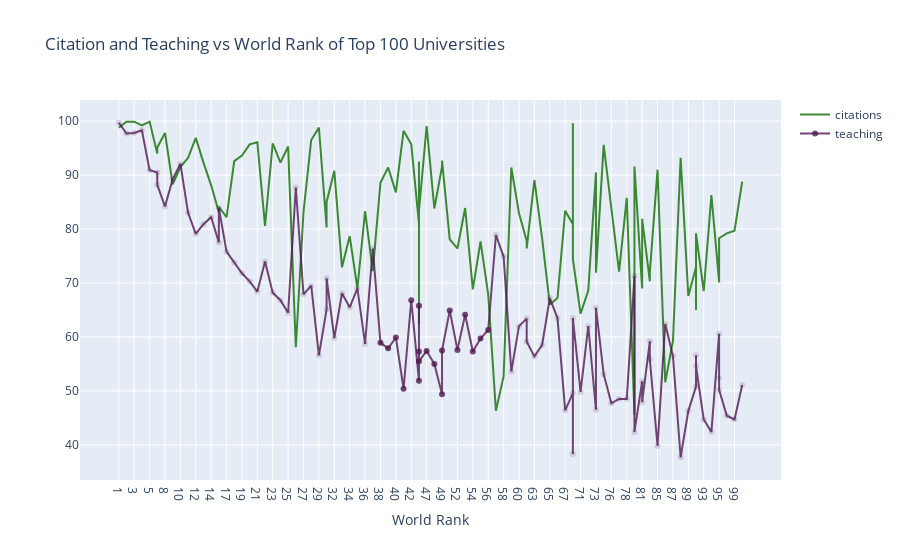

Notebook cell for this chart:
### Markdown cell above
<a id="2"></a> <br>
# Line Charts
Line Charts Example: Citation and Teaching vs World Rank of Top 100 Universities
* Import graph_objs as *go*
* Creating traces
    * x = x axis
    * y = y axis
    * mode = type of plot like marker, line or line + markers
    * name = name of the plots
    * marker = marker is used with dictionary. 
        * color = color of lines. It takes RGB (red, green, blue) and opacity (alpha)
    * text = The hover text (hover is curser)
* data = is a list that we add traces into it
* layout = it is dictionary.
    * title = title of layout
    * x axis = it is dictionary
        * title = label of x axis
        * ticklen = length of x axis ticks
* fig = it includes data and layout
* iplot() = plots the figure(fig) that is created by data and layout

### Code cell
# prepare data frame
df = timesData.iloc[:100,:]

# import graph objects as "go"
import plotly.graph_objs as go

# Creating trace1
trace1 = go.Scatter(
                    x = df['world_rank'],
                    y = df['citations'],
                    name = 'citations',
                    mode= 'lines',
                    marker = dict(color = 'rgba(16, 112, 2, 0.8)'),
                    text = df['university_name'])

# Creating trace2
trace2 = go.Scatter(
                    x = df['world_rank'],
                    y = df['teaching'],
                    name = 'teaching',
                    mode= 'lines+markers',
                    marker = dict(color = 'rgba(80, 26, 80, 0.8)'),
                    text = df['university_name'])

data = [trace1, trace2]

layout = dict(title = 'Citation and Teaching vs World Rank of Top 100 Universities',
             xaxis= dict(title= 'World Rank',ticklen= 5)
           )

fig = go.Figure(data = data, layout=layout)

iplot(fig)

### Figure 1 — Plotly figure (JSON) as saved in the notebook; plotly's stock layout.template omitted (floating-point values rounded to 4 significant figures)
{"data": [{"marker": {"color": "rgba(16, 112, 2, 0.8)"}, "mode": "lines", "name": "citations", "selectedpoints": [], "text": ["Harvard University", "California Institute of Technology", "Massachusetts Institute of Technology", "Stanford University", "Princeton University", "University of Cambridge", "University of Oxford", "University of California, Berkeley", "Imperial College London", "Yale University", "University of California, Los Angeles", "University of Chicago", "Johns Hopkins University", "Cornell University", "ETH Zurich – Swiss Federal Institute of Technology Zurich", "University of Michigan", "University of Toronto", "Columbia University", "University of Pennsylvania", "Carnegie Mellon University", "University of Hong Kong", "University College London", "University of Washington", "Duke University", "Northwestern University", "University of Tokyo", "Georgia Institute of Technology", "Pohang University of Science and Technology", "University of California, Santa Barbara", "University of British Columbia", "University of North Carolina at Chapel Hill", "University of California, San Diego", "University of Illinois at Urbana-Champaign", "National University of Singapore", "McGill University", "University of Melbourne", "Peking University", "Washington University in St Louis", "École Polytechnique", "University of Edinburgh", "Hong Kong University of Science and Technology", "École Normale Supérieure", "Australian National University", "Karolinska Institute", "University of Göttingen", "University of Wisconsin", "Rice University", "École Polytechnique Fédérale de Lausanne", "University of California, Irvine", "University of Science and Technology of China", "Vanderbilt University", "University of Minnesota", "Tufts University", "University of California, Davis", "Brown University", "University of Massachusetts", "Kyoto University", "Tsinghua University", "Boston University", "New York University", "Emory University", "LMU Munich", "University of Notre Dame", "University of Pittsburgh", "Case Western Reserve University", "Ohio State University", "University of Colorado Boulder", "University of Bristol", "University of California, Santa Cruz", "Yeshiva University", "University of Sydney", "University of Virginia", "University of Adelaide", "University of Southern California", "William & Mary", "Trinity College Dublin", "King’s College London", "Stony Brook University", "Korea Advanced Institute of Science and Technology (KAIST)", "University of Sussex", "The University of Queensland", "University of York", "Heidelberg University", "University of Utah", "Durham University", "London School of Economics and Political Science", "University of Manchester", "Royal Holloway, University of London", "Lund University", "University of Southampton", "University of Zurich", "Wake Forest University", "McMaster University", "University College Dublin", "George Washington University", "University of Arizona", "University of Basel", "University of Maryland, College Park", "Dartmouth College", "École Normale Supérieure de Lyon"], "type": "scatter", "visible": true, "x": ["1", "2", "3", "4", "5", "6", "6", "8", "9", "10", "11", "12", "13", "14", "15", "15", "17", "18", "19", "20", "21", "22", "23", "24", "25", "26", "27", "28", "29", "30", "30", "32", "33", "34", "35", "36", "37", "38", "39", "40", "41", "42", "43", "43", "43", "43", "47", "48", "49", "49", "51", "52", "53", "54", "55", "56", "57", "58", "59", "60", "61", "61", "63", "64", "65", "66", "67", "68", "68", "68", "71", "72", "73", "73", "75", "76", "77", "78", "79", "79", "81", "81", "83", "83", "85", "86", "87", "88", "89", "90", "90", "90", "93", "94", "95", "95", "95", "98", "99", "100"], "y": [98.8, 99.9, 99.9, 99.2, 99.9, 94, 95.1, 97.8, 88.3, 91.5, 93.2, 96.9, 92.3, 88.1, 83.1, 84.1, 82.2, 92.6, 93.6, 95.7, 96.1, 80.6, 95.9, 92.3, 95.3, 58.1, 83.2, 96.5, 98.8, 80.3, 85, 90.8, 72.9, 78.7, 69, 83.3, 72.2, 88.6, 91.4, 86.8, 98.2, 95.7, 81, 62.3, 92.5, 83.4, 99.1, 83.8, 91.6, 92.7, 78.1, 76.4, 83.9, 68.8, 77.7, 67.9, 46.3, 52.7, 91.4, 82.9, 77.8, 76.4, 89.1, 78.3, 66, 67.2, 83.4, 80.9, 99.6, 74.4, 64.3, 68.6, 90.5, 71.9, 95.6, 84.4, 72.1, 85.8, 45.5, 91.6, 69, 81.9, 70.3, 72, 91, 51.6, 59.2, 93.2, 67.6, 72.9, 65, 79.2, 68.5, 86.3, 70.2, 70.1, 78.3, 79.2, 79.7, 88.8]}, {"marker": {"color": "rgba(80, 26, 80, 0.8)"}, "mode": "lines+markers", "name": "teaching", "selectedpoints": [37, 38, 39, 40, 41, 42, 43, 44, 45, 46, 47, 48, 49, 50, 51, 52, 53, 54, 55], "text": ["Harvard University", "California Institute of Technology", "Massachusetts Institute of Technology", "Stanford University", "Princeton University", "University of Cambridge", "University of Oxford", "University of California, Berkeley", "Imperial College London", "Yale University", "University of California, Los Angeles", "University of Chicago", "Johns Hopkins University", "Cornell University", "ETH Zurich – Swiss Federal Institute of Technology Zurich", "University of Michigan", "University of Toronto", "Columbia University", "University of Pennsylvania", "Carnegie Mellon University", "University of Hong Kong", "University College London", "University of Washington", "Duke University", "Northwestern University", "University of Tokyo", "Georgia Institute of Technology", "Pohang University of Science and Technology", "University of California, Santa Barbara", "University of British Columbia", "University of North Carolina at Chapel Hill", "University of California, San Diego", "University of Illinois at Urbana-Champaign", "National University of Singapore", "McGill University", "University of Melbourne", "Peking University", "Washington University in St Louis", "École Polytechnique", "University of Edinburgh", "Hong Kong University of Science and Technology", "École Normale Supérieure", "Australian National University", "Karolinska Institute", "University of Göttingen", "University of Wisconsin", "Rice University", "École Polytechnique Fédérale de Lausanne", "University of California, Irvine", "University of Science and Technology of China", "Vanderbilt University", "University of Minnesota", "Tufts University", "University of California, Davis", "Brown University", "University of Massachusetts", "Kyoto University", "Tsinghua University", "Boston University", "New York University", "Emory University", "LMU Munich", "University of Notre Dame", "University of Pittsburgh", "Case Western Reserve University", "Ohio State University", "University of Colorado Boulder", "University of Bristol", "University of California, Santa Cruz", "Yeshiva University", "University of Sydney", "University of Virginia", "University of Adelaide", "University of Southern California", "William & Mary", "Trinity College Dublin", "King’s College London", "Stony Brook University", "Korea Advanced Institute of Science and Technology (KAIST)", "University of Sussex", "The University of Queensland", "University of York", "Heidelberg University", "University of Utah", "Durham University", "London School of Economics and Political Science", "University of Manchester", "Royal Holloway, University of London", "Lund University", "University of Southampton", "University of Zurich", "Wake Forest University", "McMaster University", "University College Dublin", "George Washington University", "University of Arizona", "University of Basel", "University of Maryland, College Park", "Dartmouth College", "École Normale Supérieure de Lyon"], "type": "scatter", "visible": true, "x": ["1", "2", "3", "4", "5", "6", "6", "8", "9", "10", "11", "12", "13", "14", "15", "15", "17", "18", "19", "20", "21", "22", "23", "24", "25", "26", "27", "28", "29", "30", "30", "32", "33", "34", "35", "36", "37", "38", "39", "40", "41", "42", "43", "43", "43", "43", "47", "48", "49", "49", "51", "52", "53", "54", "55", "56", "57", "58", "59", "60", "61", "61", "63", "64", "65", "66", "67", "68", "68", "68", "71", "72", "73", "73", "75", "76", "77", "78", "79", "79", "81", "81", "83", "83", "85", "86", "87", "88", "89", "90", "90", "90", "93", "94", "95", "95", "95", "98", "99", "100"], "y": [99.7, 97.7, 97.8, 98.3, 90.9, 90.5, 88.2, 84.2, 89.2, 92.1, 83, 79.1, 80.9, 82.2, 77.5, 83.9, 75.8, 73.8, 71.8, 70.3, 68.4, 74, 68.2, 66.8, 64.5, 87.7, 67.9, 69.5, 56.6, 65.1, 70.9, 59.8, 68.1, 65.5, 69, 58.7, 76.4, 58.9, 57.9, 59.9, 50.4, 66.8, 51.9, 65.8, 57.3, 55.5, 57.4, 55, 49.4, 57.5, 64.9, 57.6, 64.1, 57.3, 59.7, 61.3, 78.9, 74.9, 53.6, 62, 63.4, 59.1, 56.4, 58.5, 67.2, 63.5, 46.4, 49.6, 38.3, 63.5, 49.8, 62, 46.5, 65.4, 53.1, 47.7, 48.5, 48.5, 71.3, 42.4, 51.8, 47.9, 59.2, 55.8, 39.8, 62.4, 56.5, 37.7, 46.3, 50.8, 56.6, 54.6, 44.7, 42.4, 60.6, 52.4, 50.2, 45.4, 44.7, 51.1]}], "layout": {"autosize": true, "dragmode": "zoom", "title": {"text": "Citation and Teaching vs World Rank of Top 100 Universities"}, "xaxis": {"autorange": true, "range": [-5.134, 86.13], "showspikes": false, "ticklen": 5, "title": {"text": "World Rank"}, "type": "category"}, "yaxis": {"autorange": true, "range": [32.58, 104.8], "showspikes": false, "type": "linear"}}}
